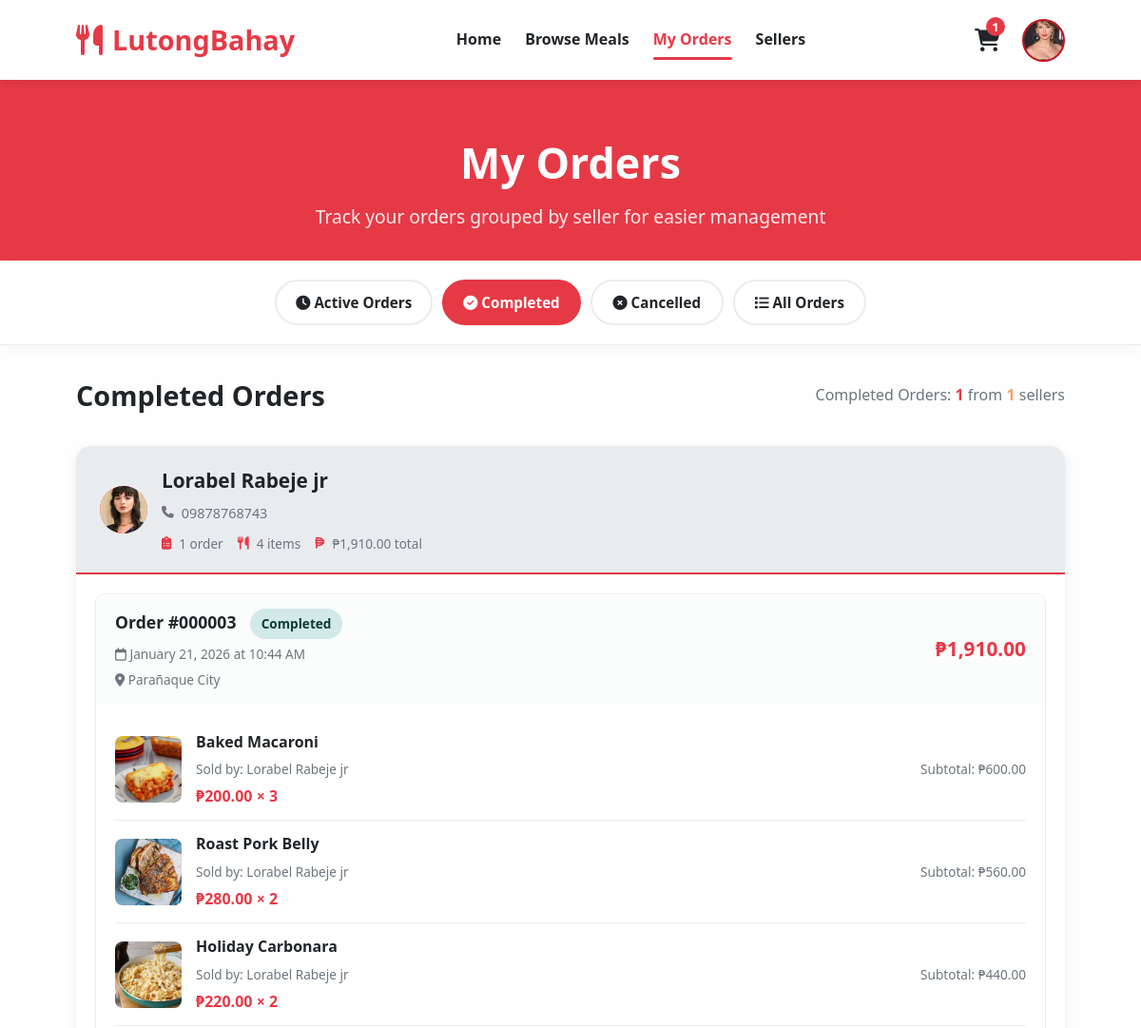
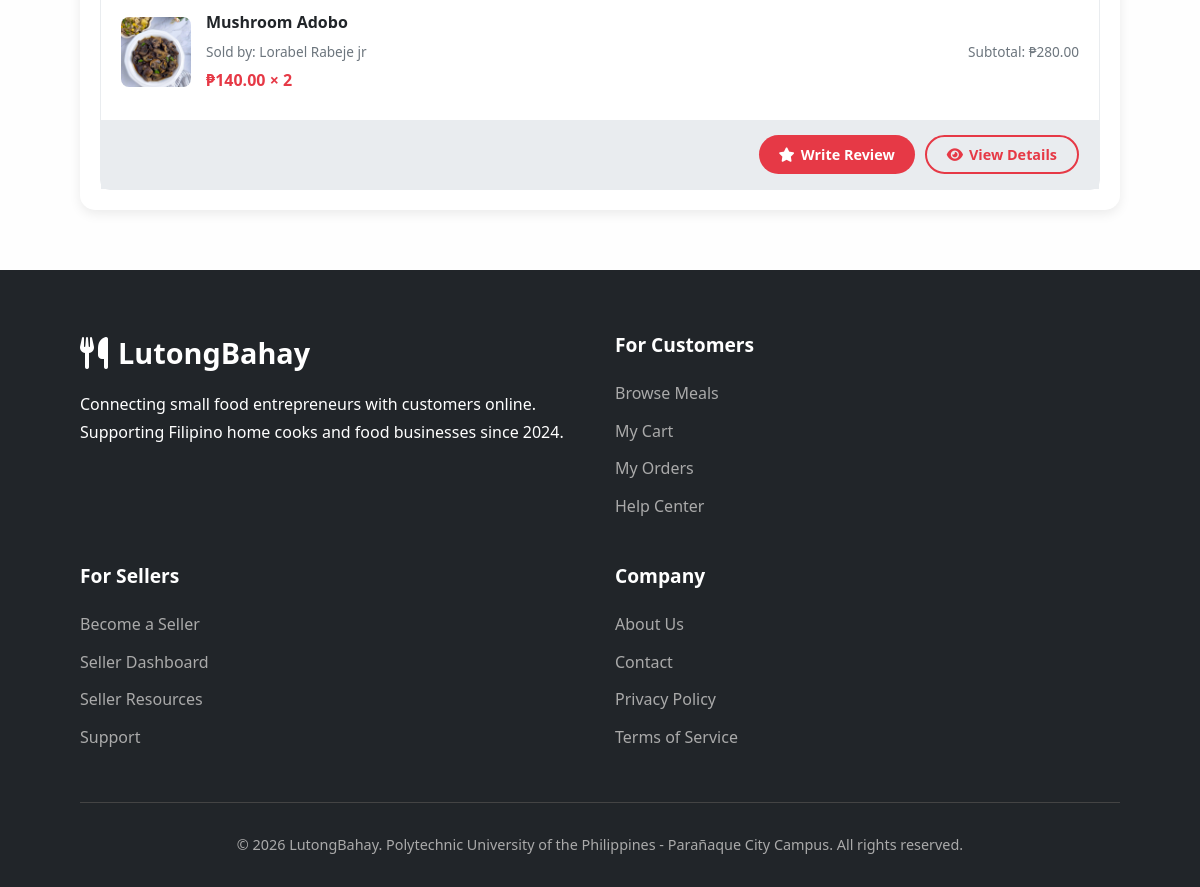
The app's page /orders.php?status=Completed (signed in) with its own data (2 pictures, top to bottom).
### tables this page shows
CREATE TABLE `customer` (
  `CustomerID` int NOT NULL AUTO_INCREMENT,
  `Username` varchar(50) NOT NULL,
  `Email` varchar(150) NOT NULL,
  `Password` varchar(255) NOT NULL,
  `FullName` varchar(100) NOT NULL,
  `ContactNo` varchar(20) DEFAULT NULL,
  `Address` varchar(255) DEFAULT NULL,
  `ImagePath` varchar(500) DEFAULT NULL,
  `CreatedAt` timestamp NULL DEFAULT CURRENT_TIMESTAMP,
  PRIMARY KEY (`CustomerID`),
  UNIQUE KEY `Username` (`Username`),
  UNIQUE KEY `Email` (`Email`)
);

CREATE TABLE `order` (
  `OrderID` int NOT NULL AUTO_INCREMENT,
  `CustomerID` int NOT NULL,
  `OrderDate` datetime DEFAULT CURRENT_TIMESTAMP,
  `Status` enum('Pending','Confirmed','Preparing','Out for Delivery','Completed','Cancelled') DEFAULT 'Pending',
  `TotalAmount` decimal(10,2) DEFAULT '0.00',
  `DeliveryAddress` varchar(255) DEFAULT NULL,
  `ContactNo` varchar(15) DEFAULT NULL,
  `Notes` text,
  PRIMARY KEY (`OrderID`),
  KEY `CustomerID` (`CustomerID`),
  CONSTRAINT `order_ibfk_1` FOREIGN KEY (`CustomerID`) REFERENCES `customer` (`CustomerID`) ON DELETE CASCADE ON UPDATE CASCADE
);

CREATE TABLE `orderdetails` (
  `OrderDetailID` int NOT NULL AUTO_INCREMENT,
  `OrderID` int NOT NULL,
  `MealID` int NOT NULL,
  `Quantity` int NOT NULL DEFAULT '1',
  `Subtotal` decimal(10,2) NOT NULL,
  PRIMARY KEY (`OrderDetailID`),
  KEY `OrderID` (`OrderID`),
  KEY `MealID` (`MealID`),
  CONSTRAINT `orderdetails_ibfk_1` FOREIGN KEY (`OrderID`) REFERENCES `order` (`OrderID`) ON DELETE CASCADE ON UPDATE CASCADE,
  CONSTRAINT `orderdetails_ibfk_2` FOREIGN KEY (`MealID`) REFERENCES `meal` (`MealID`) ON DELETE CASCADE ON UPDATE CASCADE
);

CREATE TABLE `meal` (
  `MealID` int NOT NULL AUTO_INCREMENT,
  `SellerID` int NOT NULL,
  `Title` varchar(100) NOT NULL,
  `Description` text,
  `Price` decimal(10,2) NOT NULL,
  `ImagePath` varchar(500) DEFAULT NULL,
  `Availability` enum('Available','Not Available') DEFAULT 'Available',
  `Category` enum('Main Dishes','Desserts','Merienda','Vegetarian','Holiday Specials') NOT NULL DEFAULT 'Main Dishes',
  `CreatedAt` timestamp NULL DEFAULT CURRENT_TIMESTAMP,
  PRIMARY KEY (`MealID`),
  KEY `idx_meal_category` (`Category`),
  KEY `idx_meal_seller` (`SellerID`),
  CONSTRAINT `meal_ibfk_1` FOREIGN KEY (`SellerID`) REFERENCES `seller` (`SellerID`) ON DELETE CASCADE ON UPDATE CASCADE
);

### orders.php (the view, shortened to what the rows shown need)
<?php
$servername = "localhost";
$username = "root";
$password = "1019";
$dbname = "lutongbahay_db";
$port = 3306;
$conn = new mysqli($servername, $username, $password, $dbname, $port);
$user_id = $_SESSION['user_id'];
$user_sql = "SELECT * FROM Customer WHERE CustomerID = ?";
$stmt = $conn->prepare($user_sql);
$stmt->bind_param("i", $user_id);
$stmt->execute();
$user_result = $stmt->get_result();
$user = $user_result->fetch_assoc();
$status_filter = isset($_GET['status']) ? $_GET['status'] : 'active';
$orders_sql = "SELECT o.* FROM `Order` o WHERE o.CustomerID = ?";
$params = [$user_id];
$types = "i";
$active_statuses = ['Pending', 'Confirmed', 'Preparing', 'Out for Delivery'];
if ($status_filter === 'active') {
    $orders_sql .= " AND o.Status IN (?, ?, ?, ?)";
    $params = array_merge($params, $active_statuses);
    $types .= "ssss";
} elseif ($status_filter !== 'all') {
    $orders_sql .= " AND o.Status = ?";
    $params[] = $status_filter;
    $types .= "s";
}
$orders_sql .= " ORDER BY o.OrderDate DESC";
$stmt = $conn->prepare($orders_sql);
$stmt->bind_param($types, ...$params);
$stmt->execute();
$orders_result = $stmt->get_result();
$orders = [];
if ($orders_result && $orders_result->num_rows > 0) {
    while($order = $orders_result->fetch_assoc()) {
        $orders[] = $order;
    }
}
$seller_orders = [];
if (count($orders) > 0) {
    foreach($orders as $order) {
        $details_sql = "SELECT od.*, m.Title, m.Price, m.ImagePath, m.SellerID,
                               s.FullName as SellerName, s.ContactNo as SellerContact,
                               s.ImagePath as SellerImage
                       FROM OrderDetails od
                       JOIN Meal m ON od.MealID = m.MealID
                       JOIN Seller s ON m.SellerID = s.SellerID
                       WHERE od.OrderID = ?";
        $stmt = $conn->prepare($details_sql);
        $stmt->bind_param("i", $order['OrderID']);
        $stmt->execute();
        $details_result = $stmt->get_result();
        if ($details_result && $details_result->num_rows > 0) {
            while($detail = $details_result->fetch_assoc()) {
                $seller_id = $detail['SellerID'];
                if (!isset($seller_orders[$seller_id])) {
                    $seller_orders[$seller_id] = [
                        'seller_name' => $detail['SellerName'],
                        'seller_contact' => $detail['SellerContact'],
                        'seller_image' => $detail['SellerImage'],
                        'orders' => []
                    ];
                }
                if (!isset($seller_orders[$seller_id]['orders'][$order['OrderID']])) {
                    $seller_orders[$seller_id]['orders'][$order['OrderID']] = [
                        'order_info' => $order,
                        'items' => []
                    ];
                }
                $seller_orders[$seller_id]['orders'][$order['OrderID']]['items'][] = $detail;
            }
        }
    }
}
?>
<!DOCTYPE html>
<html lang="en">
<head>
    <link rel="stylesheet" href="https://cdnjs.cloudflare.com/ajax/libs/font-awesome/6.4.0/css/all.min.css">
</head>
<body>
    <header>
        <div class="container">
            <div class="nav-container">
                <div class="user-actions">
                    <div class="profile-dropdown">
                        <div class="user-profile" id="profileToggle">
                            <?php
                            if (!empty($user['ImagePath']) && file_exists($user['ImagePath'])):
                            ?>
                                <img src="<?php echo htmlspecialchars($user['ImagePath']); ?>" alt="Profile" style="width: 100%; height: 100%; object-fit: cover;">
                            <?php else: ?>
                                <?php echo strtoupper(substr($user['FullName'], 0, 1)); ?>
                            <?php endif; ?>
                        </div>
                    </div>
                </div>
            </div>
        </div>
    </header>
    <section class="hero-section">
        <div class="container">
            <div class="hero-content">
                <h1 class="hero-title">My Orders</h1>
            </div>
        </div>
    </section>
    <section class="container">
        <div class="orders-container">
            <div class="orders-header">
                <h2>
                    <?php
                        if ($status_filter === 'active') {
                            echo 'Active Orders';
                        } elseif ($status_filter === 'Completed') {
                            echo 'Completed Orders';
                        } elseif ($status_filter === 'Cancelled') {
                            echo 'Cancelled Orders';
                        } elseif ($status_filter === 'all') {
                            echo 'All Orders';
                        } else {
                            echo 'Order History';
                        }
                    ?>
                </h2>
            </div>
            <?php if (count($seller_orders) > 0): ?>
                <?php foreach ($seller_orders as $seller_id => $seller_data): ?>
                    <div class="seller-group" id="seller-<?php echo $seller_id; ?>">
                        <div class="seller-header">
                            <div class="seller-avatar">
                                <?php if (!empty($seller_data['seller_image'])): ?>
                                    <img src="<?php echo htmlspecialchars($seller_data['seller_image']); ?>" alt="<?php echo htmlspecialchars($seller_data['seller_name']); ?>">
                                <?php else: ?>
                                    <?php echo strtoupper(substr($seller_data['seller_name'], 0, 1)); ?>
                                <?php endif; ?>
                            </div>
                            <div class="seller-info">
                                <div class="seller-name"><?php echo htmlspecialchars($seller_data['seller_name']); ?></div>
                                <div class="seller-contact">
                                    <i class="fas fa-phone"></i>
                                    <?php echo htmlspecialchars($seller_data['seller_contact']); ?>
                                </div>
                                <div class="seller-stats">
                                    <div class="stat-item">
                                        <i class="fas fa-clipboard-list"></i>
                                        <span><?php echo count($seller_data['orders']); ?> order<?php echo count($seller_data['orders']) !== 1 ? 's' : ''; ?></span>
                                    </div>
                                    <?php
                                        $total_items = 0;
                                        foreach ($seller_data['orders'] as $order_data) {
                                            $total_items += count($order_data['items']);
                                        }
                                    ?>
                                    <div class="stat-item">
                                        <i class="fas fa-utensils"></i>
                                        <span><?php echo $total_items; ?> item<?php echo $total_items !== 1 ? 's' : ''; ?></span>
                                    </div>
                                    <?php
                                        $seller_total = 0;
                                        foreach ($seller_data['orders'] as $order_data) {
                                            $seller_total += $order_data['order_info']['TotalAmount'];
                                        }
                                    ?>
                                    <div class="stat-item">
                                        <i class="fas fa-peso-sign"></i>
                                        <span>₱<?php echo number_format($seller_total, 2); ?> total</span>
                                    </div>
                                </div>
                            </div>
                        </div>
                        <?php foreach ($seller_data['orders'] as $order_id => $order_data): ?>
                            <?php $order = $order_data['order_info']; ?>
                            <div class="order-card" id="order-<?php echo $order_id; ?>-<?php echo $seller_id; ?>" data-order-id="<?php echo $order_id; ?>" data-seller-id="<?php echo $seller_id; ?>" data-status="<?php echo $order['Status']; ?>">
                                <div class="order-header">
                                    <div class="order-info">
                                        <div>
                                            <span class="order-id">Order #<?php echo str_pad($order_id, 6, '0', STR_PAD_LEFT); ?></span>
                                            <span class="order-status status-<?php echo strtolower(str_replace(' ', '', $order['Status'])); ?>" id="status-<?php echo $order_id; ?>-<?php echo $seller_id; ?>">
                                                <?php echo $order['Status']; ?>
                                            </span>
                                        </div>
                                        <div class="order-date">
                                            <i class="far fa-calendar"></i>
                                            <?php echo date('F j, Y', strtotime($order['OrderDate'])); ?> at
                                            <?php echo date('g:i A', strtotime($order['OrderDate'])); ?>
                                        </div>
                                        <?php if (!empty($order['DeliveryAddress'])): ?>
                                        <div class="order-address">
                                            <i class="fas fa-map-marker-alt"></i>
                                            <?php echo htmlspecialchars(substr($order['DeliveryAddress'], 0, 60)); ?><?php echo strlen($order['DeliveryAddress']) > 60 ? '...' : ''; ?>
                                        </div>
                                        <?php endif; ?>
                                    </div>
                                    <div class="order-amount">
                                        ₱<?php echo number_format($order['TotalAmount'], 2); ?>
                                    </div>
                                </div>
                                <div class="order-items">
                                    <?php if (count($order_data['items']) > 0): ?>
                                        <?php foreach ($order_data['items'] as $item): ?>
                                            <div class="order-item">
                                                <div class="item-image">
                                                    <?php if (!empty($item['ImagePath'])): ?>
                                                        <img src="<?php echo htmlspecialchars($item['ImagePath']); ?>" alt="<?php echo htmlspecialchars($item['Title']); ?>">
                                                    <?php else: ?>
                                                        <img src="https://images.unsplash.com/photo-1565958011703-44f9829ba187?ixlib=rb-1.2.1&auto=format&fit=crop&w=500&q=80" alt="<?php echo htmlspecialchars($item['Title']); ?>">
                                                    <?php endif; ?>
                                                </div>
                                                <div class="item-details">
                                                    <div class="item-title"><?php echo htmlspecialchars($item['Title']); ?></div>
                                                    <div class="item-seller">Sold by: <?php echo htmlspecialchars($seller_data['seller_name']); ?></div>
                                                    <div class="item-price">₱<?php echo number_format($item['Price'], 2); ?> × <?php echo $item['Quantity']; ?></div>
                                                </div>
                                                <div class="item-quantity">
                                                    Subtotal: ₱<?php echo number_format($item['Subtotal'], 2); ?>
                                                </div>
                                            </div>
                                        <?php endforeach; ?>
                                    <?php endif; ?>
                                </div>
                                <div class="order-actions" id="actions-<?php echo $order_id; ?>-<?php echo $seller_id; ?>">
                                    <?php if ($order['Status'] === 'Pending'): ?>
                                        <button class="btn btn-outline" onclick="cancelOrder(<?php echo $order_id; ?>, <?php echo $seller_id; ?>)">
                                            <i class="fas fa-times"></i> Cancel Order
                                        </button>
                                    <?php elseif ($order['Status'] === 'Completed'): ?>
                                        <button class="btn btn-primary" onclick="openReviewModal(<?php echo $order_id; ?>, <?php echo $seller_id; ?>)">
                                            <i class="fas fa-star"></i> Write Review
                                        </button>
                                    <?php endif; ?>
                                    <button class="btn btn-outline view-details-btn"
                                            onclick="viewOrderDetails(<?php echo $order_id; ?>, <?php echo $seller_id; ?>)"
                                            data-order-id="<?php echo $order_id; ?>"
                                            data-seller-id="<?php echo $seller_id; ?>">
                                        <i class="fas fa-eye"></i> View Details
                                    </button>
                                </div>
                            </div>
                        <?php endforeach; ?>
                    </div>
                <?php endforeach; ?>
            <?php endif; ?>
        </div>
    </section>
</body>
</html>

### records on screen
customer: ImagePath (picture)
order: Status "Completed", OrderDate "January 21, 2026", OrderDate "10:44 AM", DeliveryAddress "Parañaque City", TotalAmount "1,910.00"
orderdetails: MealID.Title (picture), MealID.Title "Baked Macaroni", seller_name "Lorabel Rabeje jr", MealID.Price "200.00", Quantity "3", Subtotal "600.00"
orderdetails: MealID.Title (picture), MealID.Title "Roast Pork Belly", seller_name "Lorabel Rabeje jr", MealID.Price "280.00", Quantity "2", Subtotal "560.00"
orderdetails: MealID.Title (picture), MealID.Title "Holiday Carbonara", seller_name "Lorabel Rabeje jr", MealID.Price "220.00", Quantity "2", Subtotal "440.00"
orderdetails: MealID.Title (picture), MealID.Title "Mushroom Adobo", seller_name "Lorabel Rabeje jr", MealID.Price "140.00", Quantity "2", Subtotal "280.00"

### other values on screen
$cart_count "1"
$status_text "Completed"
$order_count "1"
$seller_count "1"
$seller_data['seller_name'] "Lorabel Rabeje jr"
$seller_data['seller_contact'] "09878768743"
count($seller_data['orders']) "1"
$total_items "4"
$seller_total "1,910.00"
str_pad($order_id, 6, '0', STR_PAD_LEFT) "000003"
